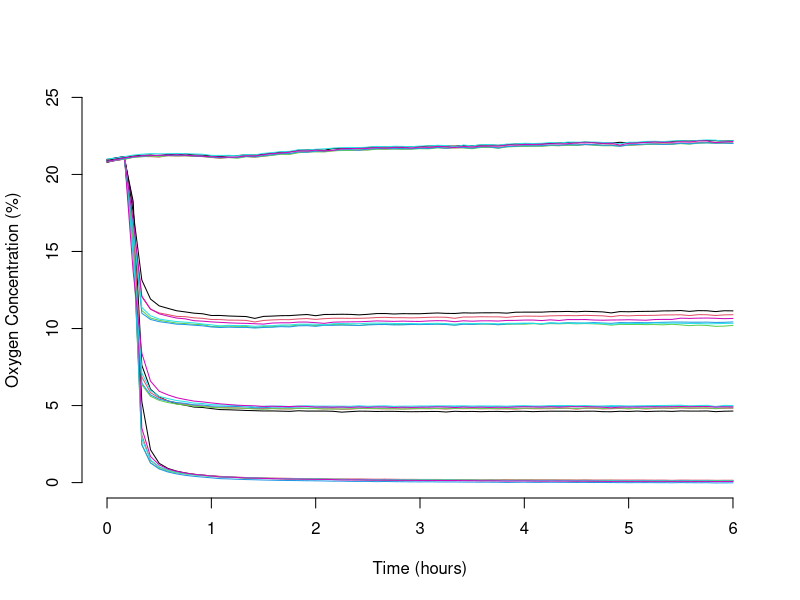

R code for this plot: (Note: this script raises an error after producing the figure.)
oxygen_average <- read.csv(file='average.csv', sep=',', header=FALSE)
A <- seq(from = 0, to = (72*5), by = 5)
A <- (A/60)
matplot(A, oxygen_average, type = "l", pch=1, lty=1, col = 1:6, axes=F, ann=F, ylim=c(0,25))
#legend("topright", legend = 1:24, col=1:6, pch=1)
title(ylab="Oxygen Concentration (%)", xlab="Time (hours)")
axis(1)
axis(2)
std <- read.csv(file='std.csv', sep=',', header=FALSE)
arrows(A, oxygen_average$V1-std$v1, length=0.05, angle=90, code=3)
plot(A, oxygen_average$V1)
arrows(A, oxygen_average$V1-std$v1, length=0.05, angle=90, code=3)
